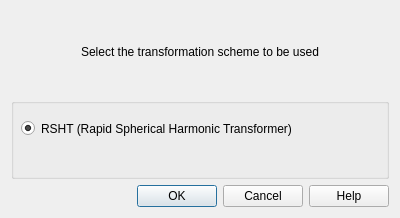
<?xml version="1.0" encoding="UTF-8"?>
<ui version="4.0">
 <class>transformerDialog</class>
 <widget class="QDialog" name="transformerDialog">
  <property name="geometry">
   <rect>
    <x>0</x>
    <y>0</y>
    <width>400</width>
    <height>218</height>
   </rect>
  </property>
  <property name="windowTitle">
   <string>Dialog</string>
  </property>
  <layout class="QVBoxLayout" name="verticalLayout">
   <item>
    <widget class="QLabel" name="title">
     <property name="text">
      <string>Select the transformation scheme to be used</string>
     </property>
     <property name="alignment">
      <set>Qt::AlignCenter</set>
     </property>
    </widget>
   </item>
   <item>
    <widget class="QGroupBox" name="transformerBox">
     <property name="title">
      <string/>
     </property>
     <widget class="QRadioButton" name="rshtButton">
      <property name="geometry">
       <rect>
        <x>10</x>
        <y>20</y>
        <width>271</width>
        <height>21</height>
       </rect>
      </property>
      <property name="text">
       <string>RSHT (Rapid Spherical Harmonic Transformer)</string>
      </property>
      <property name="checked">
       <bool>true</bool>
      </property>
     </widget>
    </widget>
   </item>
   <item>
    <widget class="QDialogButtonBox" name="buttonBox">
     <property name="layoutDirection">
      <enum>Qt::LeftToRight</enum>
     </property>
     <property name="orientation">
      <enum>Qt::Horizontal</enum>
     </property>
     <property name="standardButtons">
      <set>QDialogButtonBox::Cancel|QDialogButtonBox::Help|QDialogButtonBox::Ok</set>
     </property>
    </widget>
   </item>
  </layout>
 </widget>
 <resources/>
 <connections>
  <connection>
   <sender>buttonBox</sender>
   <signal>accepted()</signal>
   <receiver>transformerDialog</receiver>
   <slot>accept()</slot>
   <hints>
    <hint type="sourcelabel">
     <x>248</x>
     <y>254</y>
    </hint>
    <hint type="destinationlabel">
     <x>157</x>
     <y>274</y>
    </hint>
   </hints>
  </connection>
  <connection>
   <sender>buttonBox</sender>
   <signal>rejected()</signal>
   <receiver>transformerDialog</receiver>
   <slot>reject()</slot>
   <hints>
    <hint type="sourcelabel">
     <x>316</x>
     <y>260</y>
    </hint>
    <hint type="destinationlabel">
     <x>286</x>
     <y>274</y>
    </hint>
   </hints>
  </connection>
 </connections>
</ui>
